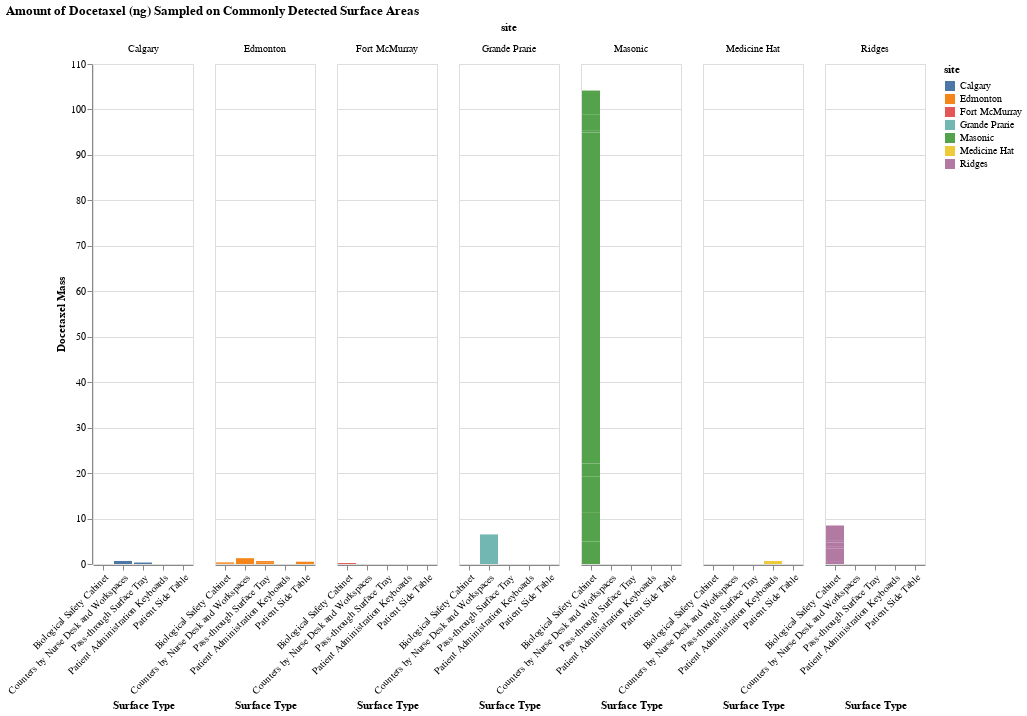

The code cell stored with this chart in its notebook:
### Code cell
docx_bar = alt.Chart(docx_filtered).mark_bar().encode(
    x = alt.X('p_surfaceID', axis=alt.Axis(labelAngle=-45)).title('Surface Type'),
    y = alt.Y('docx_mass').title('Docetaxel Mass'),
        color='site'
    ).properties(
        width=100, 
        height=500
    ).facet('site', title='Amount of Docetaxel (ng) Sampled on Commonly Detected Surface Areas')

docx_bar

### Figure 1 — Vega-Lite specification as saved in the notebook (floating-point values rounded to 4 significant figures)
{"config": {"view": {"continuousWidth": 300, "continuousHeight": 300}}, "data": {"name": "data-43764398508c80dbe788606d91f997e6"}, "facet": {"field": "site", "type": "nominal"}, "spec": {"mark": {"type": "bar"}, "encoding": {"color": {"field": "site", "type": "nominal"}, "x": {"axis": {"labelAngle": -45}, "field": "p_surfaceID", "title": "Surface Type", "type": "nominal"}, "y": {"field": "docx_mass", "title": "Docetaxel Mass", "type": "quantitative"}}, "height": 500, "width": 100}, "title": "Amount of Docetaxel (ng) Sampled on Commonly Detected Surface Areas", "$schema": "https://vega.github.io/schema/vega-lite/v5.16.3.json", "datasets": {"data-43764398508c80dbe788606d91f997e6": [{"site": "Edmonton", "surface": "BSC work surface", "p_surfaceID": "Biological Safety Cabinet", "docx_mass": 0.1726}, {"site": "Edmonton", "surface": "Passthrough tray", "p_surfaceID": "Pass-through Surface Tray", "docx_mass": 0.2764}, {"site": "Edmonton", "surface": "Bedside table", "p_surfaceID": "Patient Side Table", "docx_mass": 0.5041}, {"site": "Edmonton", "surface": "Charting area in nursing station", "p_surfaceID": "Counters by Nurse Desk and Workspaces", "docx_mass": 1.276}, {"site": "Edmonton", "surface": "BSC work Surface", "p_surfaceID": "Biological Safety Cabinet", "docx_mass": 0.1813}, {"site": "Edmonton", "surface": "passthrough tray", "p_surfaceID": "Pass-through Surface Tray", "docx_mass": 0.3767}, {"site": "Calgary", "surface": "pass-through tray", "p_surfaceID": "Pass-through Surface Tray", "docx_mass": 0.3228}, {"site": "Calgary", "surface": "nursing counter", "p_surfaceID": "Counters by Nurse Desk and Workspaces", "docx_mass": 0.6693}, {"site": "Fort McMurray", "surface": "BSC worksurface", "p_surfaceID": "Biological Safety Cabinet", "docx_mass": 0.2081}, {"site": "Grande Prarie", "surface": "clear document sleeve", "p_surfaceID": "Counters by Nurse Desk and Workspaces", "docx_mass": 6.51}, {"site": "Medicine Hat", "surface": "nursing workstation keyboard", "p_surfaceID": "Patient Administration Keyboards", "docx_mass": 0.6536}, {"site": "Ridges", "surface": "BSC work surface", "p_surfaceID": "Biological Safety Cabinet", "docx_mass": 0.4584}, {"site": "Ridges", "surface": "BSC work surface", "p_surfaceID": "Biological Safety Cabinet", "docx_mass": 2.998}, {"site": "Ridges", "surface": "BSC #1", "p_surfaceID": "Biological Safety Cabinet", "docx_mass": 0.4792}, {"site": "Ridges", "surface": "BSC #2", "p_surfaceID": "Biological Safety Cabinet", "docx_mass": 0.7894}, {"site": "Ridges", "surface": "BSC #3", "p_surfaceID": "Biological Safety Cabinet", "docx_mass": 0.5319}, {"site": "Ridges", "surface": "BSC", "p_surfaceID": "Biological Safety Cabinet", "docx_mass": 3.216}, {"site": "Masonic", "surface": "BSC work surface", "p_surfaceID": "Biological Safety Cabinet", "docx_mass": 4.939}, {"site": "Masonic", "surface": "BSC work surface #1", "p_surfaceID": "Biological Safety Cabinet", "docx_mass": 6.316}, {"site": "Masonic", "surface": "BSC work surface #2", "p_surfaceID": "Biological Safety Cabinet", "docx_mass": 8.039}, {"site": "Masonic", "surface": "BSC work surface #3", "p_surfaceID": "Biological Safety Cabinet", "docx_mass": 2.808}, {"site": "Masonic", "surface": "BSC work surface", "p_surfaceID": "Biological Safety Cabinet", "docx_mass": 72.84}, {"site": "Masonic", "surface": "BSC work surface", "p_surfaceID": "Biological Safety Cabinet", "docx_mass": 0.4985}, {"site": "Masonic", "surface": "BSC #2", "p_surfaceID": "Biological Safety Cabinet", "docx_mass": 3.513}, {"site": "Masonic", "surface": "BSC", "p_surfaceID": "Biological Safety Cabinet", "docx_mass": 5.2}]}}
